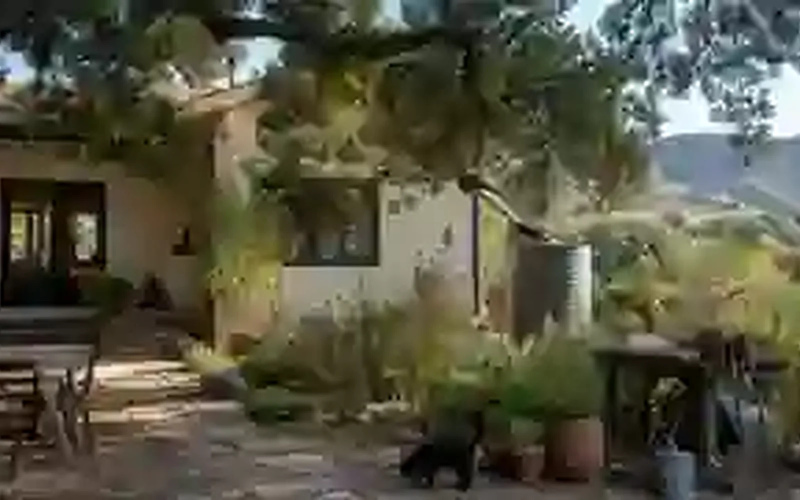
#> input picture manzanita/assets/household.webp, 1600 x 1000 px (shown at 1/2 size)
$ python -i build_public.py   (imports and definitions only)
#> lines starting #> are read from the running program, lines starting #| are printed output that depends on the picture
#> further down, picture is the input picture: PIL image 1600x1000 RGB; mean R, G, B 84.9, 83.6, 65.7
#!/usr/bin/env python3
"""Build the bounded public Manzanita photographic convergence release."""

from __future__ import annotations

import base64
import hashlib
import io
import json
import math
import re
import shutil
import subprocess
from pathlib import Path
from typing import Any

from PIL import Image, ImageDraw, ImageEnhance, ImageFilter, ImageOps, ImageStat

REPO = Path(__file__).resolve().parents[2]
OUT = REPO / "manzanita"
ASSETS = OUT / "assets"
RELEASE = "1.6.0"
PHOTO_COMMIT = "507ace9af2d2121cb93614158809ee5ff88437f2"
PHOTO_RELEASE = "1.1.2"
PREDECESSOR_COMMIT = "750ad90f40462ab442a546bdbc2c7f02c81e2b27"
PREDECESSOR_TREE = "f6ea68bd4c5e07919277a099039354a5920d7b2b"
CANVAS = (1600, 1000)


def run(*args: str) -> str:
    result = subprocess.run(args, cwd=REPO, check=True, capture_output=True, text=True)
    return result.stdout


def sha256(path: Path) -> str:
    return hashlib.sha256(path.read_bytes()).hexdigest()


def git_blob(payload: bytes) -> str:
    return hashlib.sha1(f"blob {len(payload)}\0".encode("ascii") + payload).hexdigest()


# [18 lines left out: function extract_photo_assets, not called in this run]


def fit(image: Image.Image, size: tuple[int, int] = CANVAS) -> Image.Image:
    return ImageOps.fit(image, size, method=Image.Resampling.LANCZOS, centering=(0.5, 0.5))


def entropy_crop(image: Image.Image, ratio: float = 0.56) -> Image.Image:
#> called with ratio = 0.56
    image = fit(image)
    width, height = image.size
    crop_w = int(width * ratio)
    crop_h = int(height * ratio)
    best: tuple[float, tuple[int, int, int, int]] | None = None
    gray = image.convert("L")
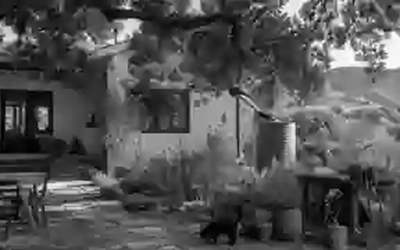
#> gray: PIL image 1600x1000 L (shown at 1/4 size); min 0, max 255, mean 82
    for yi in range(5):
        for xi in range(7):
            left = int((width - crop_w) * xi / 6)
            top = int((height - crop_h) * yi / 4)
            box = (left, top, left + crop_w, top + crop_h)
            sample = gray.crop(box).resize((160, 100), Image.Resampling.BILINEAR)
            score = ImageStat.Stat(sample).var[0]
            if best is None or score > best[0]:
                best = (score, box)
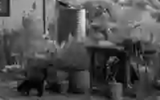
#> sample: PIL image 160x100 L; min 1, max 238, mean 79.2
#> after the loop, best = (2613.2, (704, 0, 1600, 560))
    assert best is not None
    return ImageOps.fit(image.crop(best[1]), CANVAS, method=Image.Resampling.LANCZOS)
#> (the rest of the program and of its run is left out)
